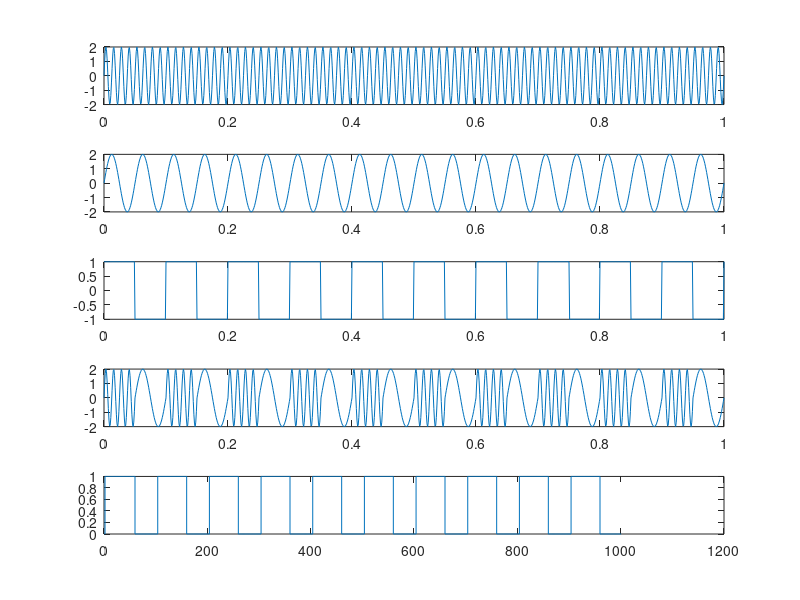

This chart was generated by the following MATLAB code:
clc;clear all;close all
fm=10;fs=520;fc1=80;fc2=20
t=0:0.001:1
set(gcf,'color','w')
m=square(2*pi*fm*t)
c1= 2.*sin(2*pi*fc1*t)
c2= 2.*sin(2*pi*fc2*t)
subplot(511)
plot(t,c1)
subplot(512)
plot(t,c2)
subplot(513)
plot(t,m)
for i=1:length(m)
    if m(i)==1
        mod(i) = c1(i)
    else
        mod(i)=c2(i)
    end
end
subplot(514)
plot(t,mod)
s1=mod.*c1
s2=mod.*c2
[num,den]=butter(3,2*pi*(fm/fs))
e1=filter(num,den,s1)
e2=filter(num,den,s2)
for i=1:length(e1)
    if e1(i)>e2(i)
        demod(i)=1
    else
        demod(i)=0
    end
end
subplot(515)
stairs(demod)
